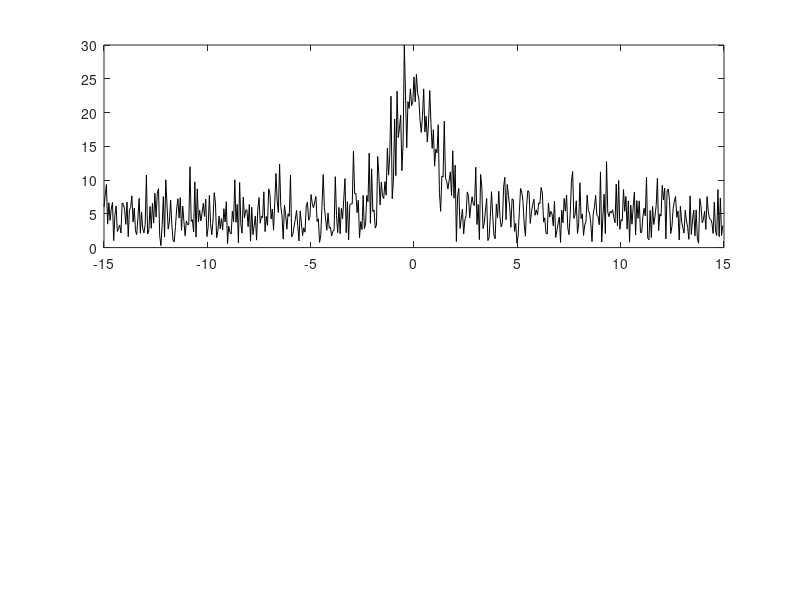
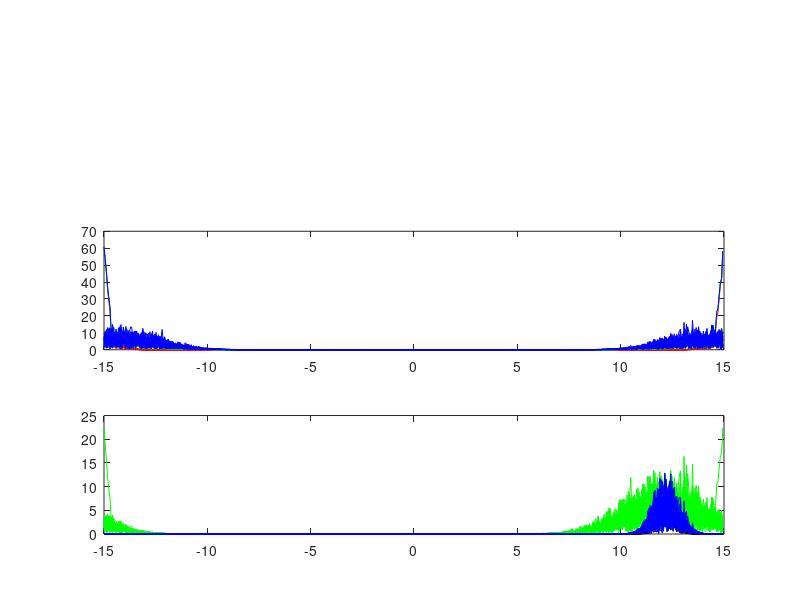
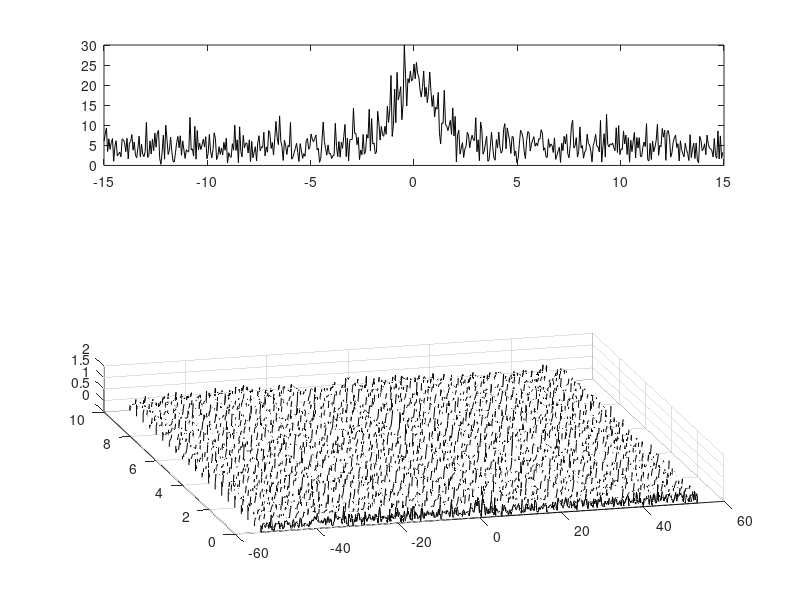
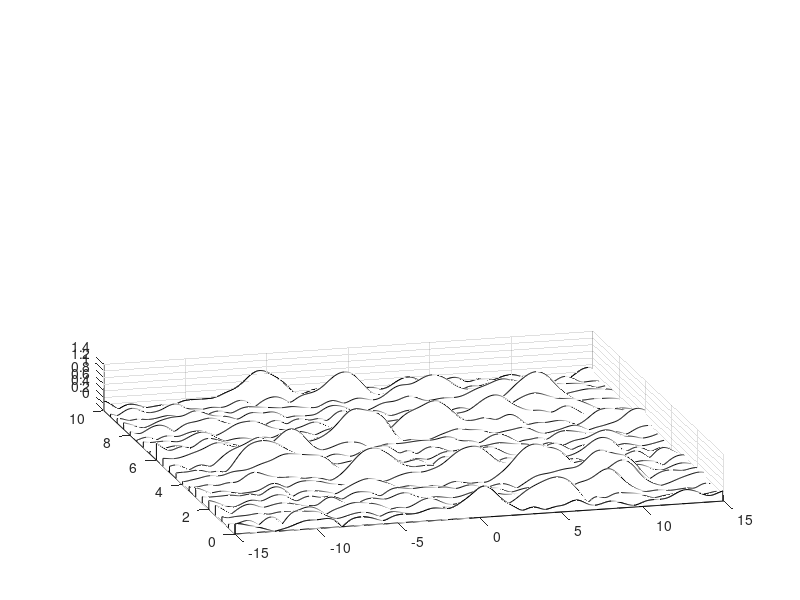

These figures' MATLAB source, in order:
function w12_lecture_1_fft_sech
% winter 12 lecture on fft
clear all; close all; clc;

L = 30;
n = 512;

t2 = linspace(-L/2, L/2, n+1); t = t2(1:n);
k  = (2*pi/L) * [0:(n/2-1) (-n/2):-1] ;
u = sech(t); %signal, need coherent frequency components to generate signals
% noise by definition doesn't have coherent frequency components
figure(1), subplot(3,1,1), plot(t, u, 'k'); hold on;

ut = fft(u); 

% add noise to frequency domain to simulate white noise
noise = 20;
rlz = 20;
ave = zeros(1,n);
for j = 1:rlz
    utn(j,:) = ut + noise * (randn(1,n) + i * randn(1,n));
    ave = ave + utn(j,:);
end
un = ifft(ave);
figure(1), subplot(2,1,1), plot(t, abs(un), 'k'); hold on;
close all;
slice=[0:0.5:10];
[T,S] = meshgrid(t,slice);
[K,S] = meshgrid(k,slice);

f = 0;
U = sech(T - 10 *sin(S)).*exp(i * f * T);
figure(2);
subplot(2,1,1)
waterfall(T,S,U), colormap([0,0,0]), view(-15,70);

for j = 1:length(slice)
    Ut(j,:) = fft(U(j,:));
    Kp(j,:) = fftshift(K(j,:));
    Utp(j,:) = fftshift(Ut(j,:));
    Utn(j,:) = Ut(j,:) + noise* (randn(1,n) + i * randn(1,n));
    Utnp(j,:) = fftshift(Utn(j,:));
    Un(j,:) = ifft(Utn(j,:));
end

figure(2);
subplot(2,1,2)
waterfall(Kp, S, abs(Utp)/max(abs(Utp(1,:))));
colormap([0,0,0]);
view(-15,70);

figure(3);
subplot(2,1,2)
waterfall(Kp, S, abs(Utnp)/max(abs(Utnp(1,:))));
colormap([0,0,0]);
view(-15,70);

% averaging
close(figure(3))
ave = zeros(1,n);
for j = 1:length(slice)
    ave = ave + Utn(j,:); 
end
ave = ave / length(slice);
figure(4);
subplot(2,1,2)
plot(fftshift(k), abs(fftshift(ave))/max(abs(fftshift(ave))));
colormap([0,0,0]);

filter = exp(-0.2*(k).^2);
for j = 1:length(slice)
    Utnf(j,:) = filter .* Utn(j,:);
    Unf(j,:) = abs(ifft(Utnf(j,:)));
end

figure(4);
subplot(2,1,2)
waterfall(T, S, Unf);
colormap([0,0,0]);
view(-15,70);


% filter at other frequency position 
filter = exp(-0.2*(k+10).^2);
unft = filter .* utn;
unf = ifft(unft);
figure(2), subplot(3,1,3), plot(t, abs(unf), 'k');hold on;

% shaper filter
filter = exp(-0.1*(k).^2);
unft = filter .* utn;
unf = ifft(unft);

figure(3), subplot(3,1,1), plot(t, abs(un), 'k'); hold on;
figure(2), subplot(3,1,2), plot(t, abs(unf), 'r'); hold on;

% filter at other frequency position 
filter = exp(-0.1*(k+10).^2);
unft = filter .* utn;
unf = ifft(unft);
figure(2), subplot(3,1,3), plot(t, abs(unf), 'r'); hold on;

% even shaper filter
filter = exp(-0.01*(k).^2);
unft = filter .* utn;
unf = ifft(unft);

figure(2), subplot(3,1,2), plot(t, abs(unf), 'g'); hold on;

% filter at other frequency position 
filter = exp(-0.01*(k+10).^2);
unft = filter .* utn;
unf = ifft(unft);
figure(2), subplot(3,1,3), plot(t, abs(unf), 'g'); hold on;

% change filter shape
filter = sech(-0.01*(k).^2);
unft = filter .* utn;
unf = ifft(unft);

figure(2), subplot(3,1,2), plot(t, abs(unf), 'b'); hold on;

% filter at other frequency position 
filter = exp(-0.1*(k+10).^2);
unft = filter .* utn;
unf = ifft(unft);
figure(2), subplot(3,1,3), plot(t, abs(unf), 'b'); hold on;


end